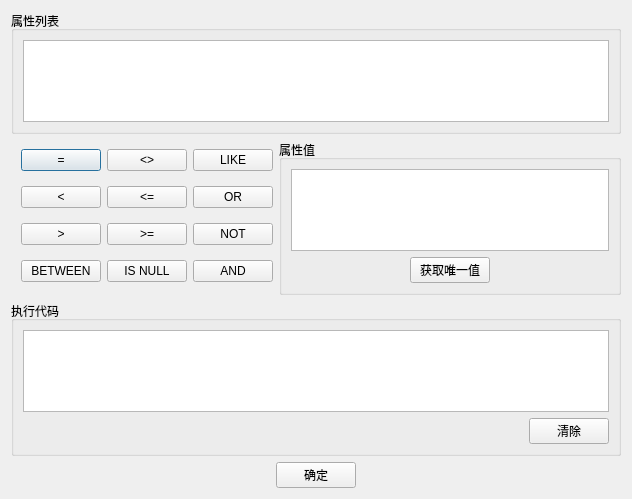
<?xml version="1.0" encoding="UTF-8"?>
<ui version="4.0">
 <class>Dialog</class>
 <widget class="QDialog" name="Dialog">
  <property name="geometry">
   <rect>
    <x>0</x>
    <y>0</y>
    <width>632</width>
    <height>499</height>
   </rect>
  </property>
  <property name="windowTitle">
   <string>属性选择</string>
  </property>
  <layout class="QVBoxLayout" name="verticalLayout">
   <item>
    <widget class="QGroupBox" name="groupBox">
     <property name="title">
      <string>属性列表</string>
     </property>
     <layout class="QHBoxLayout" name="horizontalLayout">
      <item>
       <widget class="QListView" name="listView_AttributeList"/>
      </item>
     </layout>
    </widget>
   </item>
   <item>
    <layout class="QHBoxLayout" name="horizontalLayout_3">
     <property name="topMargin">
      <number>0</number>
     </property>
     <item>
      <layout class="QGridLayout" name="gridLayout_2">
       <property name="leftMargin">
        <number>10</number>
       </property>
       <item row="0" column="0">
        <widget class="QPushButton" name="pushButton_equal">
         <property name="text">
          <string>=</string>
         </property>
        </widget>
       </item>
       <item row="1" column="0">
        <widget class="QPushButton" name="pushButton_LessThan">
         <property name="text">
          <string>&lt;</string>
         </property>
        </widget>
       </item>
       <item row="1" column="2">
        <widget class="QPushButton" name="pushButton_Or">
         <property name="text">
          <string>OR</string>
         </property>
        </widget>
       </item>
       <item row="2" column="1">
        <widget class="QPushButton" name="pushButton_GTorE">
         <property name="text">
          <string>&gt;=</string>
         </property>
        </widget>
       </item>
       <item row="2" column="0">
        <widget class="QPushButton" name="pushButton_GreaterThan">
         <property name="text">
          <string>&gt;</string>
         </property>
        </widget>
       </item>
       <item row="2" column="2">
        <widget class="QPushButton" name="pushButton_Not">
         <property name="text">
          <string>NOT</string>
         </property>
        </widget>
       </item>
       <item row="1" column="1">
        <widget class="QPushButton" name="pushButton_LTorE">
         <property name="text">
          <string>&lt;=</string>
         </property>
        </widget>
       </item>
       <item row="0" column="1">
        <widget class="QPushButton" name="pushButton_noEqual">
         <property name="text">
          <string>&lt;&gt;</string>
         </property>
        </widget>
       </item>
       <item row="0" column="2">
        <widget class="QPushButton" name="pushButton_Like">
         <property name="text">
          <string>LIKE</string>
         </property>
        </widget>
       </item>
       <item row="3" column="2">
        <widget class="QPushButton" name="pushButton_And">
         <property name="text">
          <string>AND</string>
         </property>
        </widget>
       </item>
       <item row="3" column="1">
        <widget class="QPushButton" name="pushButton_IsNull">
         <property name="text">
          <string>IS NULL</string>
         </property>
        </widget>
       </item>
       <item row="3" column="0">
        <widget class="QPushButton" name="pushButton_BETWEEN">
         <property name="text">
          <string>BETWEEN</string>
         </property>
        </widget>
       </item>
      </layout>
     </item>
     <item>
      <widget class="QGroupBox" name="groupBox_2">
       <property name="title">
        <string>属性值</string>
       </property>
       <layout class="QVBoxLayout" name="verticalLayout_2">
        <item>
         <widget class="QListView" name="listView_ValueList"/>
        </item>
        <item alignment="Qt::AlignHCenter">
         <widget class="QPushButton" name="pushButton_GetValues">
          <property name="sizePolicy">
           <sizepolicy hsizetype="Fixed" vsizetype="Fixed">
            <horstretch>0</horstretch>
            <verstretch>0</verstretch>
           </sizepolicy>
          </property>
          <property name="text">
           <string>获取唯一值</string>
          </property>
         </widget>
        </item>
       </layout>
      </widget>
     </item>
    </layout>
   </item>
   <item>
    <widget class="QGroupBox" name="groupBox_3">
     <property name="title">
      <string>执行代码</string>
     </property>
     <layout class="QVBoxLayout" name="verticalLayout_3">
      <item>
       <widget class="QTextEdit" name="textEdit_Code"/>
      </item>
      <item alignment="Qt::AlignRight">
       <widget class="QPushButton" name="pushButton_Clear">
        <property name="sizePolicy">
         <sizepolicy hsizetype="Fixed" vsizetype="Fixed">
          <horstretch>0</horstretch>
          <verstretch>0</verstretch>
         </sizepolicy>
        </property>
        <property name="text">
         <string>清除</string>
        </property>
       </widget>
      </item>
     </layout>
    </widget>
   </item>
   <item alignment="Qt::AlignHCenter">
    <widget class="QPushButton" name="pushButton_Ok">
     <property name="sizePolicy">
      <sizepolicy hsizetype="Fixed" vsizetype="Fixed">
       <horstretch>0</horstretch>
       <verstretch>0</verstretch>
      </sizepolicy>
     </property>
     <property name="text">
      <string>确定</string>
     </property>
    </widget>
   </item>
  </layout>
 </widget>
 <resources/>
 <connections>
  <connection>
   <sender>pushButton_Ok</sender>
   <signal>clicked()</signal>
   <receiver>Dialog</receiver>
   <slot>accept()</slot>
   <hints>
    <hint type="sourcelabel">
     <x>315</x>
     <y>478</y>
    </hint>
    <hint type="destinationlabel">
     <x>315</x>
     <y>249</y>
    </hint>
   </hints>
  </connection>
 </connections>
</ui>
